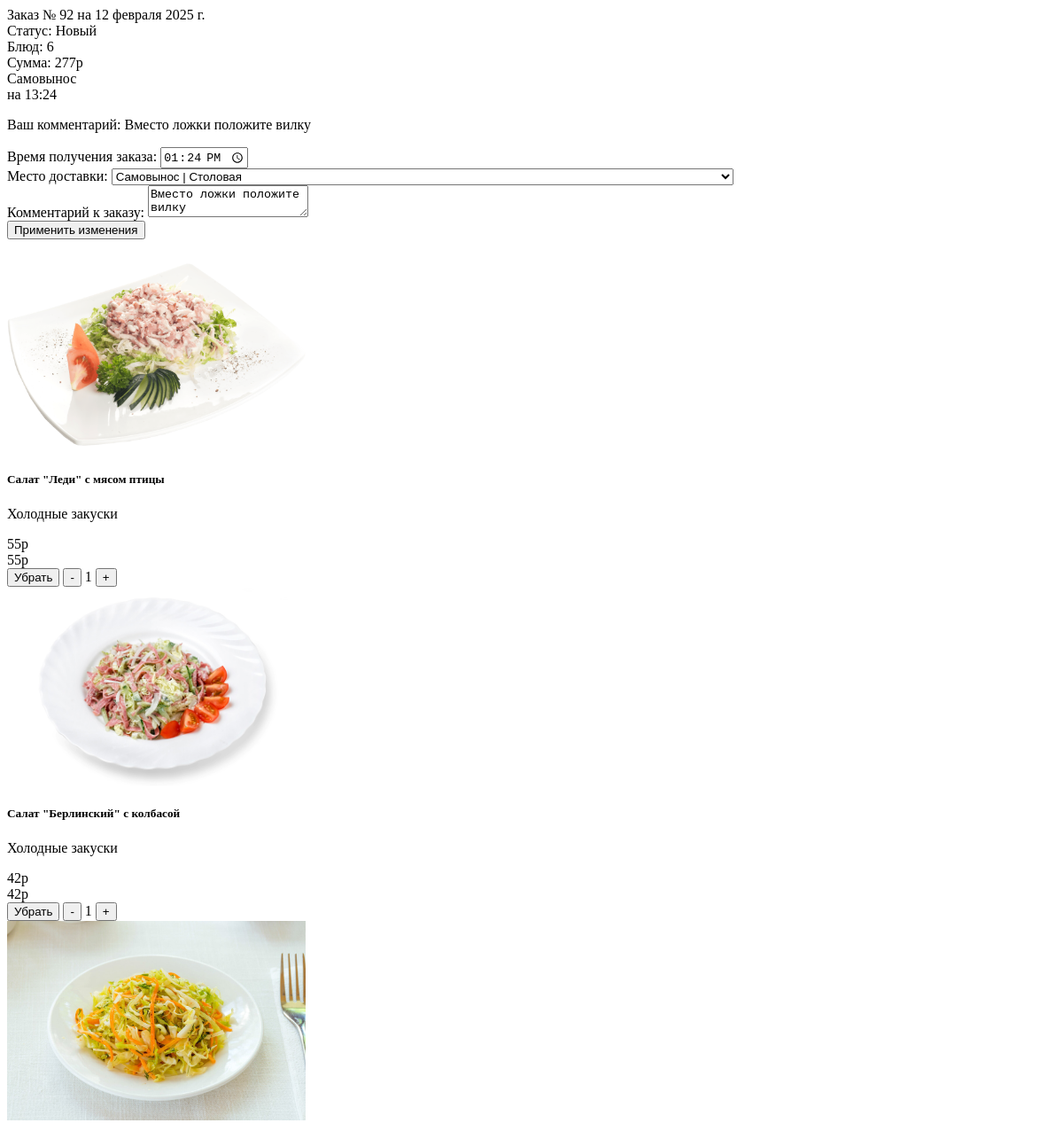
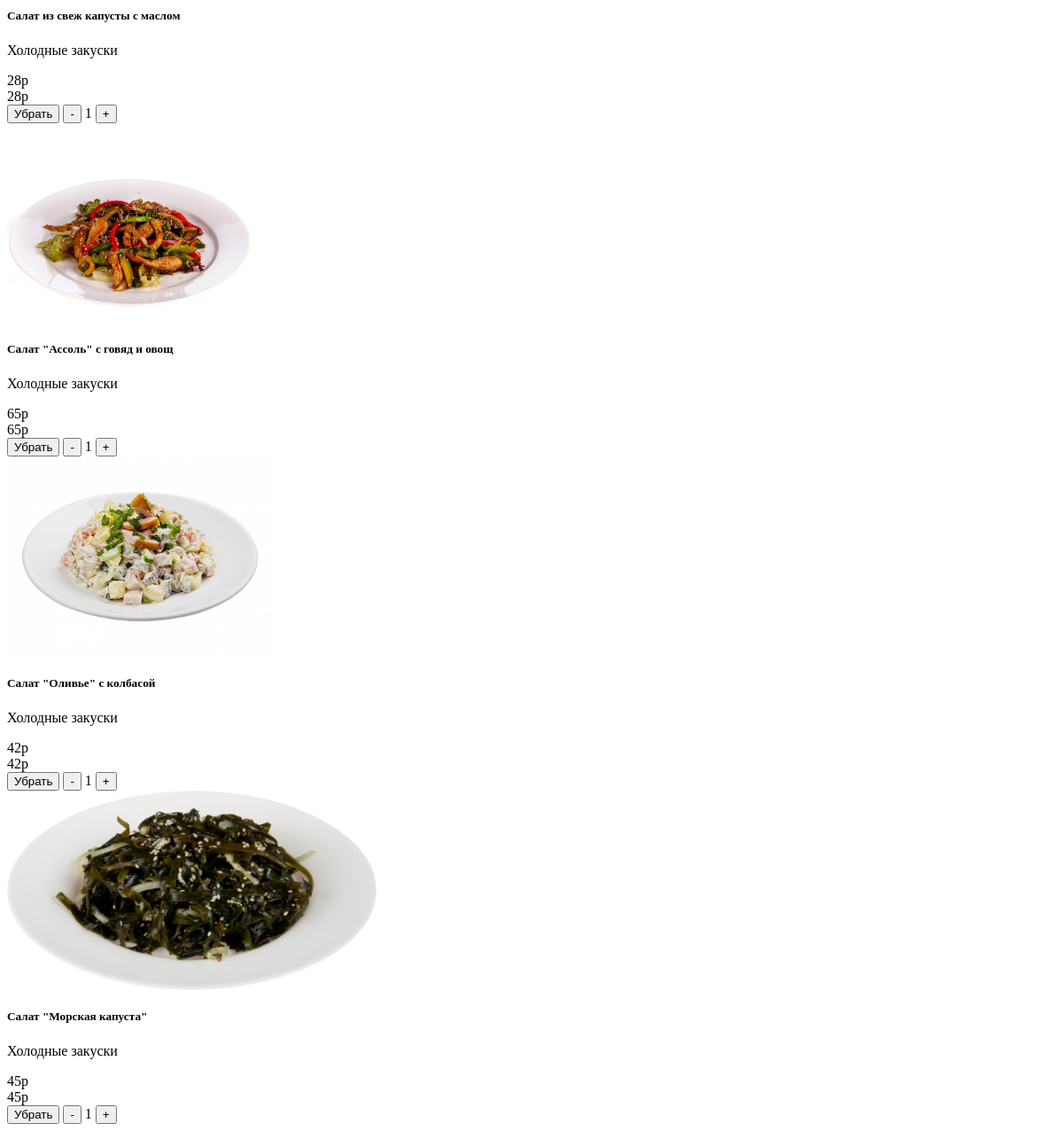
The app's page /order/92/ (signed in), older data (2 pictures, top to bottom).
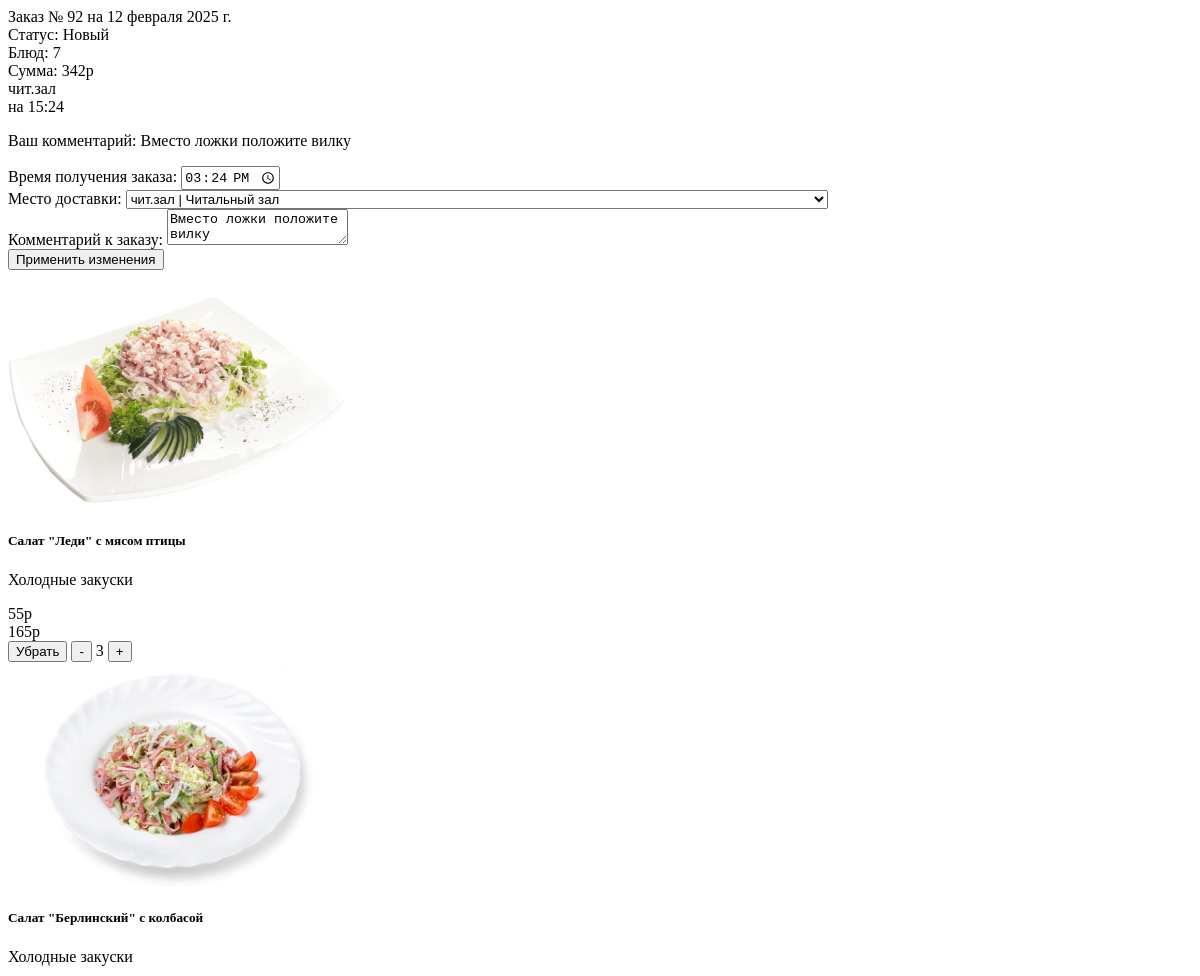
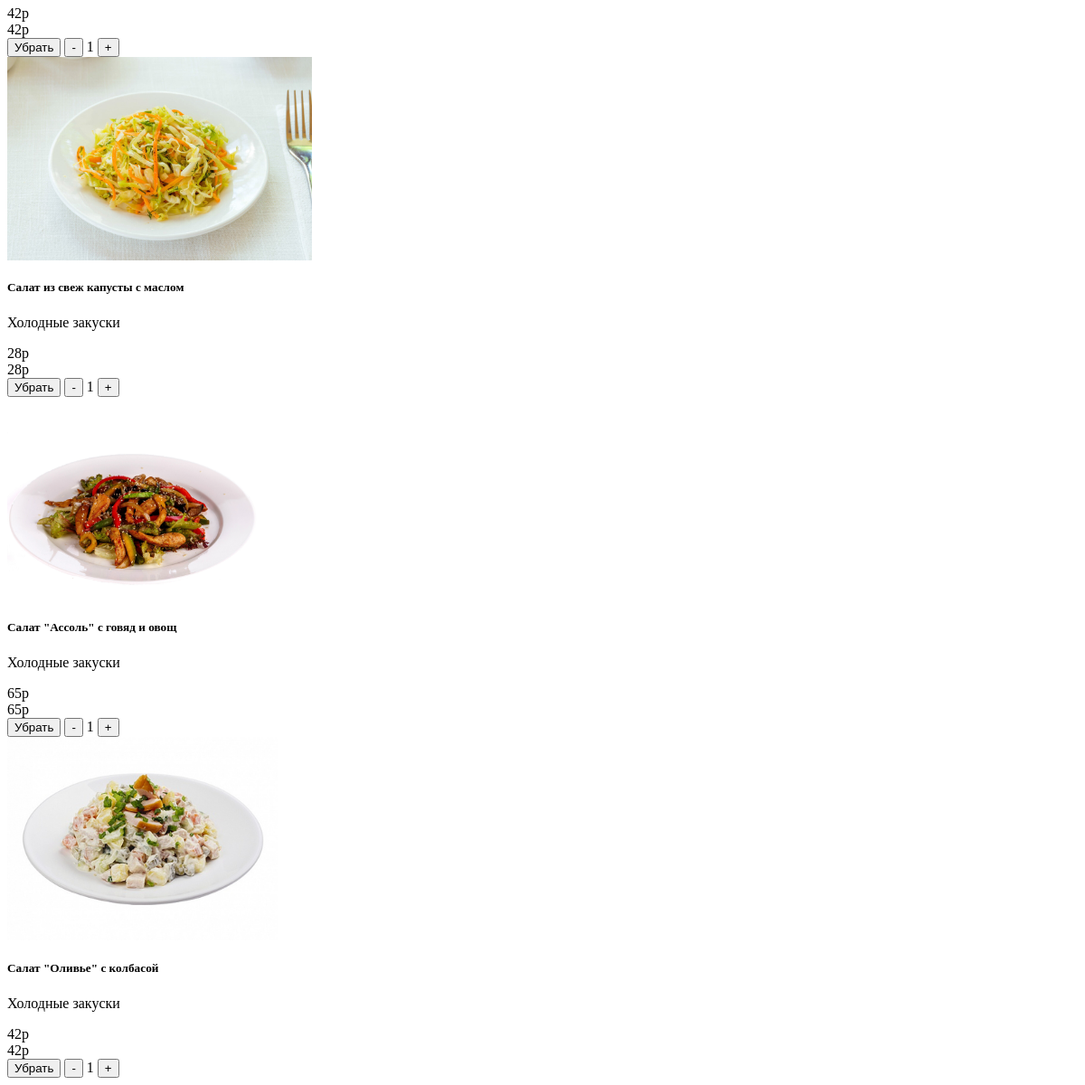
The same page, newer data (2 pictures, top to bottom).
### apt_delivery_app/models/m_order.py (models this page shows, shortened)
class Order(models.Model):
    user = models.ForeignKey(
        'User',
        on_delete=models.CASCADE,
        verbose_name='Пользователь',
    )
    date_create = models.DateTimeField(
        verbose_name='Дата заказа',
        auto_now_add=True
    )
    order_date = models.TimeField(
        default=get_default_created_at,
        verbose_name='Время получения заказа'
    )
    status = models.ForeignKey(
        'Status',
        on_delete=models.CASCADE,
        verbose_name='Статус',
        default=1
    )
    result = models.CharField(
        max_length=50,
        verbose_name='Причина отказа',
        blank=True, null=True
    )
    user_comment = models.TextField(
        blank=True,
        null=True,
        verbose_name='Комментарий пользователя к заказу',
        help_text='Не обязательное поле'
    )
    cab = models.ForeignKey(
        'Cabinet',
        on_delete=models.CASCADE,
        verbose_name='Кабинет',
        default=1
    )
    deliver = models.ForeignKey(
        'User',
        on_delete=models.SET_NULL,
        related_name='courier_orders',
        blank=True,
        null=True,
        limit_choices_to={'groups__name': 'deliver'},
        verbose_name="Курьер"
    )
    @property
    def total_amount(self):
        total = 0
        for item in self.ordermeal_set.all():  # ordermeal_set - обратный related_name
            total += item.meal.price * item.amount
        return total
    total_amount.fget.short_description = 'Сумма заказа'
    @property
    def amount(self):
        return self.ordermeal_set.filter(order=self.pk).aggregate(Sum('amount'))['amount__sum']
    amount.fget.short_description = 'Количество'
    @property
    def meals(self):
        return self.ordermeal_set.filter(order=self.pk)
    class Meta:
        verbose_name = 'Заказ'
        verbose_name_plural = 'Заказы'
    is_paid = models.BooleanField(
        default=False,
        verbose_name='Оплачен'
    )
    qr_code = models.CharField(
        max_length=100,
        unique=True,
        blank=True,
        null=True,
        verbose_name='QR код для подтверждения'
    )

### apt_delivery_app/models/m_ordermeal.py (models this page shows, shortened)
class OrderMeal(models.Model):
    order = models.ForeignKey('Order', on_delete=models.CASCADE, verbose_name="Заказ")
    meal = models.ForeignKey('Meal', on_delete=models.CASCADE, verbose_name="Блюдо")
    amount = models.IntegerField(verbose_name='Количество товаров')
    class Meta:
        verbose_name = 'Заказ блюд'
        verbose_name_plural = 'Заказы блюд'
    @property
    def total_amount(self):
        return self.meal.price * self.amount
    @property
    def quantity(self):
        return self.amount

### apt_delivery_app/models/m_meal.py (models this page shows, shortened)
class Meal(models.Model):
    name = models.CharField(
        max_length=150,
        verbose_name="Название"
    )
    price = models.IntegerField(
        verbose_name="Цена (руб.)"
    )
    out = models.CharField(
        max_length=10,
        verbose_name="Выход"
    )
    image = models.ImageField(
        upload_to='images',
        verbose_name="Изображение",
        default='meal.png'
    )
    category = models.ForeignKey(
        'Category',
        on_delete=models.CASCADE,
        verbose_name="Категория",
    )
    quantity = models.IntegerField(
        default=3,
        verbose_name="Количество"
    )
    @property
    def in_menu(self):
        from .m_menu import Menu
        today = timezone.now().date()
        menus = Menu.objects.filter(date=today, meal=self)
        return menus.exists()
    class Meta:
        verbose_name = 'Блюдо'
        verbose_name_plural = 'Блюда'

### apt_delivery_app/models/m_cabinet.py (models this page shows)
class Cabinet(models.Model):
    num = models.CharField(
        max_length=10,
        verbose_name="Номер"
    )
    name = models.CharField(
        max_length=100,
        verbose_name="Название"
    )
    def __str__(self):
        return self.num
    class Meta:
        verbose_name = 'Кабинет'
        verbose_name_plural = 'Кабинеты'

### apt_delivery_app/models/m_category.py (models this page shows, shortened)
class Category(models.Model):
    name = models.CharField(
        max_length=20,
        verbose_name="Название"
    )
    class Meta:
        verbose_name = 'Категория'
        verbose_name_plural = 'Категории'

### apt_delivery_app/models/m_status.py (models this page shows)
class Status(models.Model):
    name = models.CharField(max_length=30)
    code = models.CharField(max_length=30, null=True)
    class Meta:
        verbose_name = 'Статус'
        verbose_name_plural = 'Статусы'
    def __str__(self):
        return self.name

### apt_delivery_app/views/v_order.py (the view)
# urls.py: path('order/<int:pk>/', views.order_modal, name='order_modal'),
@login_required
def order_modal(request, pk=0):
    context = {'order': Order.objects.get(pk=pk)}
    context['cabs'] = sorted(Cabinet.objects.all(), key=sort_cabs)
    return render(request, 'order/elements/order_modal.html', context)

### apt_delivery_app/models/m_user.py (called while the page is built)
    def is_deliver(self):
        return self.groups.filter(name='deliver').exists()

    def is_operator(self):
        return self.groups.filter(name='operator').exists()

### apt_delivery_app/views/v_cart.py (called while the page is built)
def sort_cabs(cabinet):
    if re.match(r'^\d', cabinet.num):
        return (1, cabinet.num)  # Сначала сортировка по 1 (цифровые), затем по номеру
    else:
        return (0, cabinet.num)  # Сначала сортировка по 0 (нецифровые), затем по номеру

### apt_delivery_app/templates/order/elements/order_modal.html (shortened to what the changed rows need)
{% load humanize %}
<div class="bg-white rounded-2 overflow-hidden shadow-sm mb-3 px-3 py-4" data-order-id="{{order.id}}">
    <div class=" ">
        <div class="row justify-content-center align-items-center w-100">
                            <span class="col-auto fs-4 ">Заказ №
                                {{ order.id }} на {{order.date_create|naturalday}}</span>
            <div class="col">
                <div class="row order_view btn-group p-0 m-0 order_info  bg-white"
                     data-id="{{ order.id }}">
                    <div class="col-auto btn
                                                {% if order.status.id  == 1%} btn-primary
                                                {% elif order.status.id == 2 or order.status.id == 7 or order.status.id == 5 %}btn-success
                                                {% elif order.status.id == 3%}btn-danger
                                                {% else %}btn-outline-primary{%endif%}">
                        Статус: <span data-id="{{order.id}}"> {{ order.status }} </span>
                    </div>
                    <div class="col-auto btn btn-outline-primary">
                        <span>Блюд:</span>
                        {{ order.amount }}
                    </div>
                    <div class=" col-auto btn btn-outline-primary">
                        <span>Сумма:</span>
                        {{order.total_amount}}р
                    </div>
                </div>
            </div>
            <span class="col-auto fs-4">
                <div class="row row-cols-1 text-end">
                    <div class="col order-cab">
                        {{order.cab}}
                    </div>
                    <div class="col order-time">
                        на <span>{{ order.order_date }}</span>
                    </div>
                </div>
            </span>
            <div class="col-12">
                <p class="order-comment">{% if order.user_comment %}Ваш комментарий: <span>{{order.user_comment}}</span>{% endif %}</p>
            </div>
        </div>
    </div>
</div>
<div class="ordermeal-item"
     id="order_{{ order.id }}">
    <div class=" cart" data-id="{{ order.id }}">
        {% if order.status.code == 'new' or order.status.code == 'delivered' %}
        <form action="" class="row row-cols-1 gap-3 mb-3" data-order-id="{{order.id}}" method="post">
            {% if order.status.code == 'new' %}
            <div class="col-auto">
                <label>Время получения заказа:</label>
                <input class="form-control" name="order_date" type="time"
                       value="{{order.order_date|date:'H:i' }}">
            </div>
            <div class="col-auto">
                <label>Место доставки:</label>
                <select class="form-select" id="cab" name="cab">
                    {% for cab in cabs %}
                    {% if order.cab.id == cab.id %}
                    <option selected value="{{ cab.id }}">
                        {{ cab.num }} | {{ cab.name }}
                    </option>
                    {% else %}
                    <option value="{{ cab.id }}">
                        {{ cab.num }} | {{ cab.name }}
                    </option>
                    {% endif %}
                    {% endfor %}
                </select>
            </div>
            <div class="col">
                <label>Комментарий к заказу:</label>
                <textarea class="form-control" name="user_comment">{{order.user_comment}}</textarea>
            </div>
            {% elif order.status.code == 'delivered' %}
            <div class="col">
                <label>Комментарий к заказу:</label>
                <textarea class="form-control" name="user_comment">{{order.user_comment}}</textarea>
            </div>
            {% endif %}
        </form>
        {% include 'cart/elements/cart_items.html' with carts=order.meals %}
        {% else %}
        {% for meal in order.meals %}
        {% include 'order/elements/order_item_meals.html'%}
        {% endfor %}
        {% endif %}
    </div>
</div>

### apt_delivery_app/templates/cart/elements/cart_items.html (shortened to what this page needs)
{% for cart in carts %}
<div class="card shadow-sm h-100  d-flex mb-3 {% if not cart.meal.in_menu or cart.meal.quantity == 0 %}opacity-50 position-relative{% endif%}"
     data-id="{{cart.meal.id}}">
    <div class="row">
        <div class="col-md-4">
            <img src="{{cart.meal.image.url}}" class="card-img-top object-fit-contain " height="225"
                 alt="катринка с блюдом">
        </div>
        <div class="col-md-8 d-flex">
            <div class="card-body d-flex flex-column justify-content-between h-100">
                <div>
                    <h5 class="card-title name_meal">{{cart.meal.name}}</h5>
                    <p class="card-text name_cat">{{cart.meal.category.name}}</p>
                </div>
                <div class=" fs-3 fw-semibold d-flex justify-content-between">
                    <div><span class="price_meal">{{cart.meal.price}}</span>р</div>
                    <div><span class="total_amount">{{cart.total_amount}}</span>р</div>
                </div>
                <div class="d-flex justify-content-between align-items-center flex-wrap">
                    <div class="card-button d-flex justify-content-center align-items-center gap-3 w-100">
                        <button class="cart_remove btn btn-danger  me-auto"
                                data-id="{{ cart.meal.id }}"
                                data-order-id="{{order.id}}">Убрать
                        </button>
                        <button class="btn btn-primary sub-from-cart-button"
                                data-id="{{ cart.meal.id }}"
                                data-order-id="{{order.id}}">-
                        </button>
                        <span>{{cart.quantity}}</span>
                        <button class="add-to-cart-button btn btn-primary cart_add"
                                data-id="{{ cart.meal.id }}"
                                data-order-id="{{order.id}}">+
                        </button>
                    </div>
                </div>
            </div>
        </div>
    </div>
</div>
{% endfor %}

Row changes from the older to the newer data that the page shows:
removed OrderMeal: meal.image (picture), meal.name "Салат \"Морская капуста\"", meal.category.name "Холодные закуски", meal.price "45", total_amount "45", quantity "1"
changed Order "Вместо ложки положите вилку": amount "6" → "7"; total_amount "277" → "342"; cab "Самовынос" → "чит.зал"; order_date "13:24" → "15:24"
changed OrderMeal "Салат \"Леди\" с мясом птицы": total_amount "55" → "165"; quantity "1" → "3"
Text that changed along with them:
form field cab: "Самовынос | Столовая" → "чит.зал | Читальный зал"
